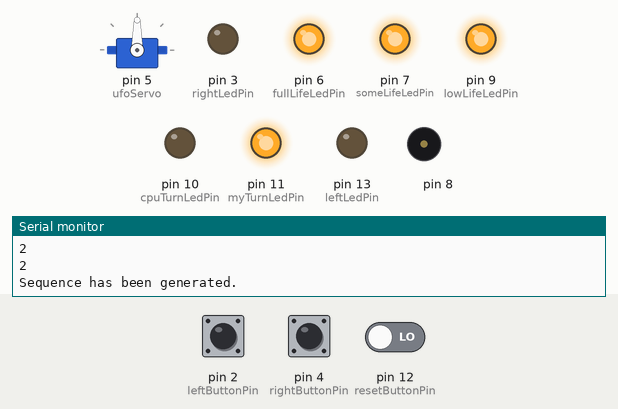
The sketch below on a simulated Arduino Uno, built with avr-gcc and run on an emulated ATmega328P. Parts: servo, output pins drawn as LEDs (lit = HIGH), buzzer (waves = sounding), the last lines printed to the serial monitor. Dashed ring = blinking. The test bench sets the inputs (shaded band); at power-on: pin 2 (leftButtonPin) LOW, pin 12 (resetButtonPin) LOW, pin 4 (rightButtonPin) LOW. Random numbers use the default seed unless the sketch sets one.

Above: at 8.9 s.
9.0 s: pin 2 (leftButtonPin) pulled HIGH for 0.35 s
At 11.2 s:
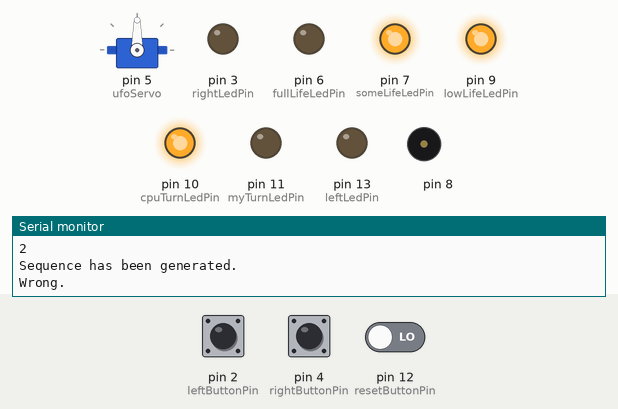
At 11.66 s:
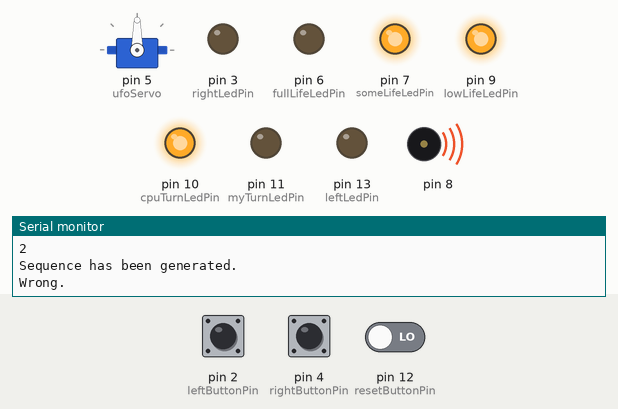
15.0 s: pin 2 (leftButtonPin) driven HIGH and pin 12 (resetButtonPin) driven HIGH
18.0 s: pin 2 (leftButtonPin) driven LOW
21.0 s: pin 4 (rightButtonPin) pulled HIGH for 3.2 s
At 25.7 s:
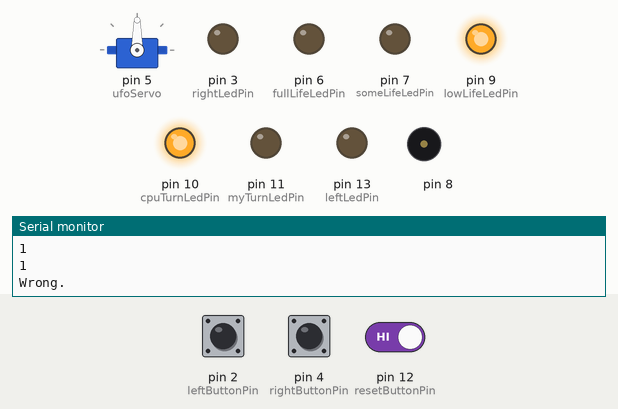
28.7 s: pin 12 (resetButtonPin) driven LOW
31.7 s: pin 2 (leftButtonPin) driven HIGH
At 35.3 s:
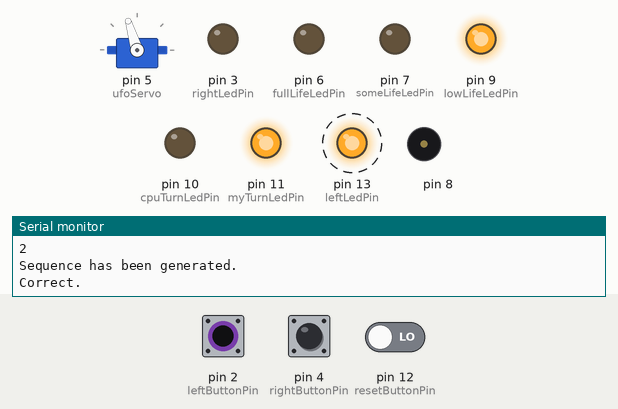
Timing chart, 0 to 40.1 s (numbered marks = the images above; inputs shaded):
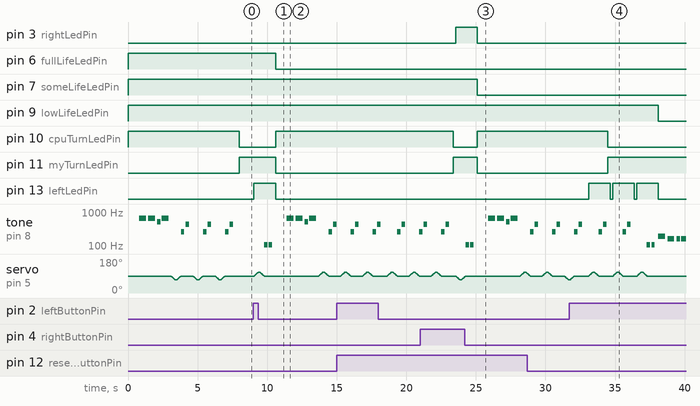

The sketch:

memoryGame.ino
```cpp
#include "pitches.h"
#include <Servo.h>

Servo ufoServo;
int ufoPos = 90;

int correctMelody[] = { NOTE_C5, NOTE_G5 };
int wrongMelody[] = { NOTE_A2, NOTE_A2 };
int moveMelody[] = { NOTE_C4, NOTE_A4 };
int shortDuration[] = {4, 4};

int startMelody[] = { NOTE_E5, NOTE_E5, NOTE_C5, NOTE_E5 };
int winMelody[] = { NOTE_C6, NOTE_E6, NOTE_D6, NOTE_F6 };
int failMelody[] = { NOTE_G3, NOTE_E3, NOTE_E3, NOTE_E3 };
int longDuration[] = {2, 2, 4, 2};

boolean myTurn = false;
boolean canReplay = true;

int chances = 0;

boolean lastResult = true; // true means win, false means loss

const int leftLedPin = 13;
const int rightLedPin = 3;

const int leftButtonPin = 2;
const int rightButtonPin = 4;
const int resetButtonPin = 12;

const int myTurnLedPin = 11;
const int cpuTurnLedPin = 10;

const int fullLifeLedPin = 6;
const int someLifeLedPin = 7;
const int lowLifeLedPin = 9;

int leftButtonState = 0;
int rightButtonState = 0;
int resetButtonState = 0;

int i = 0; // increment
int seqLength = 2;
int sequence[11];

void setup() {
  Serial.begin(9600); // initializing serial communication

  // adding LED and button for the left control
  pinMode(leftLedPin, OUTPUT);
  pinMode(leftButtonPin, INPUT);

  // adding LED and button for the right control
  pinMode(rightLedPin, OUTPUT);
  pinMode(rightButtonPin, INPUT);

  pinMode(myTurnLedPin, OUTPUT);
  pinMode(cpuTurnLedPin, OUTPUT);

  pinMode(resetButtonPin, INPUT);

  pinMode(lowLifeLedPin, OUTPUT);
  pinMode(someLifeLedPin, OUTPUT);
  pinMode(fullLifeLedPin, OUTPUT);

  ufoServo.attach(5);
  ufoServo.write(90);
}


/**
 * controls function uses LEDs to show if the left button is clicked
 * or the right button is clicked. You can only click the button one
 * at a time.
 * it returns 1 for left button, 2 for right button, 3 to play again
 */

int controls() {
  if (digitalRead(leftLedPin) == 0 && digitalRead(rightLedPin) == 0) {

    if (leftButtonState == HIGH && rightButtonState == LOW) {
      // Serial.println("Left button has been pressed.");
      digitalWrite(leftLedPin, HIGH);
      return 1;
    }

    if (rightButtonState == HIGH && leftButtonState == LOW) {
      // Serial.println("Right button has been pressed.");
      digitalWrite(rightLedPin, HIGH);
      return 2;
    }

    if (resetButtonState == HIGH && canReplay) {
      return 3;
    }

  }
  else {
    digitalWrite(leftLedPin, LOW);
    digitalWrite(rightLedPin, LOW);
  }
  return 0;
}

void playTune(int tune[], int arrLength) {
  for (int note=0; note < arrLength;note++) {
    int duration = 1000;
    if (arrLength > 2) {
      duration /= longDuration[note];
    }
    else {
      duration /= shortDuration[note];
    }
    tone(8, tune[note], duration);
    int rest = duration * 1.30;
    delay(rest);
    noTone(8);
  }
}

void generateSequence() {
  for (int j=0;j < seqLength;j++) {
    sequence[j] = random(2) + 1;
  }
  runSequence();
  myTurn = true;

  Serial.println("Sequence has been generated.");
}

void runSequence() {
  for (int j=0; j < seqLength; j++) {
    Serial.println((String)(sequence[j]));
    turnUFO(sequence[j]);
    playTune(moveMelody, 2);
    delay(200);
  }
}

void turnUFO(int dir) {
  if (dir == 1) { // turn left
    for (ufoPos = 90; ufoPos <= 110; ufoPos += 1) {
      ufoServo.write(ufoPos);
      delay(15);
    }
    delay(100);
    for (ufoPos = 110; ufoPos >= 90; ufoPos -= 1) {
      ufoServo.write(ufoPos);
      delay(15);
    }
  }
  else {
   for (ufoPos = 90; ufoPos >= 70; ufoPos -= 1) {
      ufoServo.write(ufoPos);
      delay(15);
    }
    delay(100);
    for (ufoPos = 70; ufoPos <= 90; ufoPos += 1) {
      ufoServo.write(ufoPos);
      delay(15);
    }
  }
}


void check(int answer) {
    if (answer != 0) {
      if (answer == 3 && canReplay) {
        canReplay = false;
        runSequence(); // if its 3, just rerun the sequence
      }
      else if (i < seqLength && answer == sequence[i]) {
          i += 1;
          turnUFO(answer);
          playTune(moveMelody, 2);
          Serial.println("Correct.");
          if (seqLength == i) {
            Serial.println("You got them all!");
            playTune(correctMelody, 2);
            i = 0;
            myTurn = false;
            lastResult = true;
            canReplay = true;
          }
      }
      else {
        turnUFO(answer);
        Serial.println("Wrong.");
        playTune(wrongMelody, 2);
        chances += 1;
        i = 0;
        myTurn = false;
        lastResult = false;
        canReplay = true;
      }
  }
}

void loop() {

  leftButtonState = digitalRead(leftButtonPin);
  rightButtonState = digitalRead(rightButtonPin);
  resetButtonState = digitalRead(resetButtonPin);
  int whichClicked = controls();

  // turns on the remaining LIVES leds
  if (chances == 0) {
    digitalWrite(fullLifeLedPin, HIGH);
    digitalWrite(someLifeLedPin, HIGH);
    digitalWrite(lowLifeLedPin, HIGH);
  }
  else if (chances == 1) {
    digitalWrite(fullLifeLedPin, LOW);
  }
  else if (chances == 2) {
    digitalWrite(someLifeLedPin, LOW);
  }
  else {
    digitalWrite(lowLifeLedPin, LOW);
  }

  if (chances < 3) {
    if (myTurn) {
      check(whichClicked);
      digitalWrite(myTurnLedPin, HIGH);
      digitalWrite(cpuTurnLedPin, LOW);
    }
    else {
      digitalWrite(cpuTurnLedPin, HIGH);
      digitalWrite(myTurnLedPin, LOW);
      delay(800);

      if (lastResult && seqLength < 11) { // 11 is the set amount of space reserved for the array
        seqLength += 1;
      }

      if (seqLength == 3) {
        playTune(startMelody, 4);
      }

      if (seqLength < 11) {
        generateSequence();
      }
      else {
        Serial.println("You win!");
        playTune(winMelody, 4);
        chances = 0;
        seqLength = 2;
        delay(100);
      }
    }
  }
  else {
    Serial.println("Game over...");
    playTune(failMelody, 4);
    chances = 0;
    seqLength = 3;
    delay(100);
  }


  delay(175);


}
```

pitches.h
```cpp
/*************************************************
 * Public Constants
 *************************************************/

#define NOTE_B0  31
#define NOTE_C1  33
#define NOTE_CS1 35
#define NOTE_D1  37
#define NOTE_DS1 39
#define NOTE_E1  41
#define NOTE_F1  44
#define NOTE_FS1 46
#define NOTE_G1  49
#define NOTE_GS1 52
#define NOTE_A1  55
#define NOTE_AS1 58
#define NOTE_B1  62
#define NOTE_C2  65
#define NOTE_CS2 69
#define NOTE_D2  73
#define NOTE_DS2 78
#define NOTE_E2  82
#define NOTE_F2  87
#define NOTE_FS2 93
#define NOTE_G2  98
#define NOTE_GS2 104
#define NOTE_A2  110
#define NOTE_AS2 117
#define NOTE_B2  123
#define NOTE_C3  131
#define NOTE_CS3 139
#define NOTE_D3  147
#define NOTE_DS3 156
#define NOTE_E3  165
#define NOTE_F3  175
#define NOTE_FS3 185
#define NOTE_G3  196
#define NOTE_GS3 208
#define NOTE_A3  220
#define NOTE_AS3 233
#define NOTE_B3  247
#define NOTE_C4  262
#define NOTE_CS4 277
#define NOTE_D4  294
#define NOTE_DS4 311
#define NOTE_E4  330
#define NOTE_F4  349
#define NOTE_FS4 370
#define NOTE_G4  392
#define NOTE_GS4 415
#define NOTE_A4  440
#define NOTE_AS4 466
#define NOTE_B4  494
#define NOTE_C5  523
#define NOTE_CS5 554
#define NOTE_D5  587
#define NOTE_DS5 622
#define NOTE_E5  659
#define NOTE_F5  698
#define NOTE_FS5 740
#define NOTE_G5  784
#define NOTE_GS5 831
#define NOTE_A5  880
#define NOTE_AS5 932
#define NOTE_B5  988
#define NOTE_C6  1047
#define NOTE_CS6 1109
#define NOTE_D6  1175
#define NOTE_DS6 1245
#define NOTE_E6  1319
#define NOTE_F6  1397
#define NOTE_FS6 1480
#define NOTE_G6  1568
#define NOTE_GS6 1661
#define NOTE_A6  1760
#define NOTE_AS6 1865
#define NOTE_B6  1976
#define NOTE_C7  2093
#define NOTE_CS7 2217
#define NOTE_D7  2349
#define NOTE_DS7 2489
#define NOTE_E7  2637
#define NOTE_F7  2794
#define NOTE_FS7 2960
#define NOTE_G7  3136
#define NOTE_GS7 3322
#define NOTE_A7  3520
#define NOTE_AS7 3729
#define NOTE_B7  3951
#define NOTE_C8  4186
#define NOTE_CS8 4435
#define NOTE_D8  4699
#define NOTE_DS8 4978
```

Measured:
- after the input at 9.0 s, pin 6 (fullLifeLedPin): HIGH → LOW after 1.6 s; pin 10 (cpuTurnLedPin): LOW → HIGH after 1.6 s
- after the input at 21.0 s, pin 3 (rightLedPin): LOW → HIGH after 2.5 s, → LOW 1.6 s later; pin 7 (someLifeLedPin): HIGH → LOW after 4.1 s
- after the input at 31.7 s, pin 9 (lowLifeLedPin): HIGH → LOW after 6.4 s; pin 13 (leftLedPin): alternates HIGH for 1.6 s and LOW for 0.18 s, starting after 1.4 s
- by itself, tone on pin 8: plays 659 Hz for 0.50 s, 659 Hz for 0.50 s, 523 Hz for 0.25 s, 659 Hz for 0.50 s, 262 Hz for 0.25 s, 440 Hz for 0.25 s … (10 notes in this stretch)
